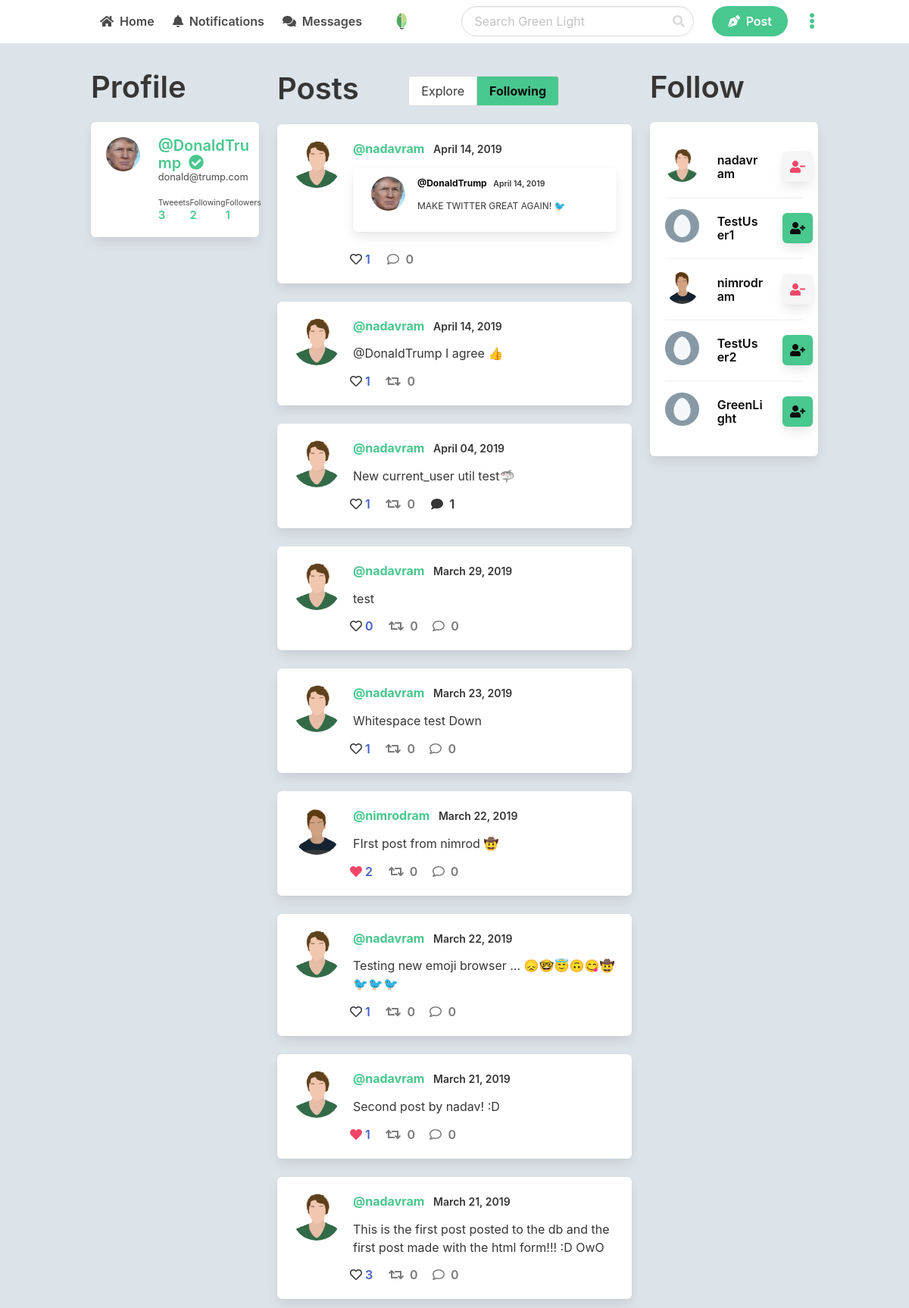
/home_following (signed in), run on the app's committed database.
### app.py (models this page shows, shortened)
class User(db.Model):
    id = db.Column(db.Integer, primary_key=True)
    username = db.Column(db.String(25), unique=True, nullable=False)
    email = db.Column(db.String(120), unique=True, nullable=False)
    image_file = db.Column(db.String(20), default='default.jpg')
    password = db.Column(db.String(64), nullable=False)
    verified = db.Column(db.Integer, default=0, nullable=True)
    posts = db.relationship('Post', backref='author', lazy=True)
    likes = db.relationship('Post', secondary=likes,
                            backref=db.backref('likes', lazy='dynamic'), lazy='dynamic')
    followed = db.relationship('User', secondary=followers,
                               primaryjoin=(followers.c.follower_id == id),
                               secondaryjoin=(followers.c.followed_id == id),
                               backref=db.backref('followers', lazy='dynamic'), lazy='dynamic')

class Post(db.Model):
    id = db.Column(db.Integer, primary_key=True)
    date_posted = db.Column(db.DateTime, nullable=False,
                            default=datetime.utcnow)
    content = db.Column(db.Text, nullable=False)
    user_id = db.Column(db.Integer, db.ForeignKey('user.id'), nullable=False)
    retweet = db.Column(db.Integer, default=None, nullable=True, unique=False)
    comment = db.Column(db.Integer, default=None, nullable=True, unique=False)

### app.py (the view)
@app.route('/home_following')
@is_logged_in
def home_following():
    posts = []
    follow_suggestions = User.query.all()[0:6]
    follows = current_user().followed.all()
    for follow in follows:  # Get all posts by folled accounts
        user_posts = Post.query.filter_by(author=follow)
        posts += user_posts
    posts.sort(key=lambda r: r.date_posted)  # Sorts posts by date
    if current_user():  # If there is a user in the session
        if current_user() in follow_suggestions:  # If the current user is in the user's follow suggestions
            follow_suggestions.remove(current_user())
    return render_template('home.html', posts=posts, user=current_user(), Post_model=Post, likes=likes, follow_suggestions=follow_suggestions, User=User)

### app.py (called while the page is built)
def is_logged_in(f):
    @wraps(f)
    def wrap(*args, **kwargs):
        if 'logged_in' in session:
            return f(*args, **kwargs)
        else:
            flash('Unauthorized, Please login', 'danger')
            return redirect(url_for('login'))
    return wrap

def current_user():
    if len(session) > 0:
        return User.query.filter_by(username=session['username']).first()
    else:
        return None

### templates/home.html
{% extends 'layout.html' %}
{% block body %}
<div class="columns">
    <div class="column is-one-quarter is-hidden-touch">
        {% if user != None %}
        <div class="wrap" style="position: -webkit-sticky; position: sticky; top: 0;">
            <h2 class="title is-2">Profile</h2>
            <div class="box">
                <div class="columns">
                    {% set profile_pic = url_for('static', filename='profile_pics/' + user.image_file) %}
                    <div class="column is-one-third">
                        <img src="{{ profile_pic }}" width="80" class="profile">
                    </div>
                    <div class="column">
                        <a href="{{ url_for('profile') }}">
                            <h5 class="title is-5 has-text-success">@{{ user.username }}&nbsp;
                                {% if user.verified %}
                                <i class="fas fa-check-circle"></i>
                                {% endif %}
                            </h5>
                        </a>
                        <h6 class="subtitle is-6" style="margin-bottom: 1rem; font-size: 80%;">{{ user.email }}</h6>
                        <div class="level">
                            <div class="level-left">
                                <div class="content is-small">
                                    <small>Tweeets</small>
                                    {% set user_posts = Post_model.query.filter_by(user_id=user.id).all() %}
                                    <h4 class="has-text-success" style="margin-bottom: 0;">{{ user_posts|length }}</h4>
                                </div>
                            </div>
                            <div class="level-item">
                                <div class="content is-small">
                                    <small>Following</small>
                                    {% set user_following = [] %}
                                    {% for user_query in User.query.all() %}
                                    {% for user_query_followers in user_query.followers.all() %}
                                    {% if user_query_followers == user %}
                                    {% set user_following = user_following.append(user) %}
                                    {% endif %}
                                    {% endfor %}
                                    {% endfor %}
                                    <h4 class="has-text-success" style="margin-bottom: 0;">{{ user_following|length }}</h4>
                                </div>
                            </div>
                            <div class="level-item">
                                <div class="content is-small">
                                    <small>Followers</small>
                                    {% set user_followers = user.followers.all() %}
                                    <h4 class="has-text-success" style="margin-bottom: 0;">{{ user_followers|length }}</h4>
                                </div>
                            </div>
                        </div>
                    </div>
                </div>
            </div>
        </div>
        {% endif %}
    </div>
    <div class="column is-half">
        <div class="level is-hidden-touch">
            <div class="level-left">
                <h2 class="title is-2">Posts</h2>
            </div>
            <div class="level-right">
                <div class="field has-addons" style="margin: .5rem 6rem 0 0;">
                    <p class="control">
                        {% if url_for(request.endpoint) == url_for('home') %}
                        <a class="button has-background-success has-text-black has-text-weight-bold"
                            href="{{ url_for('home') }}">
                            <span>Explore</span>
                        </a>
                        {% else %}
                        <a class="button" href="{{ url_for('home') }}">
                            <span>Explore</span>
                        </a>
                        {% endif %}
                    </p>
                    <p class="control">
                        {% if url_for(request.endpoint) == url_for('home_following') %}
                        <a class="button has-background-success has-text-black has-text-weight-bold"
                            href="{{ url_for('home_following') }}">
                            <span>Following</span>
                        </a>
                        {% else %}
                        <a class="button" href="{{ url_for('home_following') }}">
                            <span>Following</span>
                        </a>
                        {% endif %}
                    </p>
                </div>
            </div>
        </div>
        {% for post in posts|reverse %}
        {% include "includes/_post.html" %}
        {% endfor %}
    </div>
    <div class="column is-one-quarter is-hidden-touch">
        <div class="wrap" style="position: -webkit-sticky; position: sticky; top: 0;">
            <h2 class="title is-2">Follow</h2>
            <div class="box">
                {% for suggestion in follow_suggestions %}
                <div class="columns is-vcentered" style="margin-top: 2px; margin-bottom: 2px;">
                    <div class="column is-one-third">
                        <img src="{{ url_for('static', filename='profile_pics/' + suggestion.image_file) }}"
                            alt="{{ suggestion.username }}" class="profile" width="60">
                    </div>
                    <div class="column">
                        <h2 class="title is-6 has-text-black">{{ suggestion.username }}</h2>
                    </div>
                    <div class="column is-one-quarter">
                        {% if user in suggestion.followers.all() %}
                        <a href="{{ url_for('unfollow', id=suggestion.id) }}">
                            <div class="box icon has-background-light is-small">
                                <i class="fas fa-user-minus has-text-danger"></i>
                            </div>
                        </a>
                        {% else %}
                        <a href="{{ url_for('follow', id=suggestion.id) }}">
                            <div class="box has-background-success icon is-small">
                                <i class="fas fa-user-plus has-text-black"></i>
                            </div>
                        </a>
                        {% endif %}
                    </div>
                </div>
                {% if suggestion != follow_suggestions[-1] %}
                <hr class="is-marginless">
                {% endif %}
                {% endfor %}
            </div>
        </div>
    </div>
</div>
{% endblock %}

### templates/includes/_post.html (shortened to what this page needs)
{% set id = post.id %}
<a href="/post/{{post.id}}" class="has-text-dark">
    <div class="box" id="{{id}}">
        <article class="media">
            <figure class="media-left">
                <p class="image is-64x64">
                    {% set profile_pic = url_for('static', filename='profile_pics/' + post.author.image_file) %}
                    <img src="{{ profile_pic }}" style="width: 64px; height: 64px;" class="profile">
                </p>
            </figure>
            <div class="media-content">
                <div class="content">
                    <p style="margin-bottom: .8rem;">
                        <strong class="has-text-success">@{{post.author.username}}</strong>
                        <small
                            class="has-text-weight-semibold">&nbsp;&nbsp;{{post.date_posted.strftime('%B %d, %Y')}}</small>
                        <br>
                        <p style="margin-bottom: .8rem;">{{post.content}}</p>
                        {% if post.retweet != None  %}
                        {% set retweet = Post_model.query.filter_by(id=post.retweet).first() %}
                        <div class="box" style="padding: 0.75rem 1.5rem;">
                            <a href="/post/{{retweet.id}}" class="has-text-dark">
                                <div class="content is-small">
                                    <img src="{{ url_for('static', filename='profile_pics/' + retweet.author.image_file) }}"
                                        alt="Profile Picture" class="profile is-pulled-left" width="45"
                                        style="margin: auto 1rem auto 0;">
                                    <p>
                                        <strong
                                            class="has-text-black">@{{retweet.author.username}}</strong>
                                        <small
                                            class="has-text-weight-semibold">&nbsp;&nbsp;{{retweet.date_posted.strftime('%B %d, %Y')}}</small>
                                        <br>
                                        <p style="margin-bottom: .8rem;">{{retweet.content}}</p>
                                    </p>
                                </div>
                            </a>
                        </div>
                        {% endif %}
                    </p>
                </div>
                <div class="level-left">
                    <a class="level-item has-text-weight-semibold" href="/like/{{post.id}}" style="margin-right: 2rem;">
                        {% if user != None %}
                        {% if user in post.likes.all() %}
                        <span class="icon is-small has-text-danger"><i
                                class="fas fa-heart"></i>&nbsp;&nbsp;</span>{{post.likes.all()|length}}
                        {% else %}
                        <span class="icon is-small has-text-dark"><i
                                class="far fa-heart"></i>&nbsp;&nbsp;</span>{{post.likes.all()|length}}
                        {% endif %}
                        {% else %}
                        <span class="icon is-small has-text-dark"><i
                                class="far fa-heart"></i>&nbsp;&nbsp;</span>{{post.likes.all()|length}}
                        {% endif %}
                    </a>
                    {% if post.retweet == None %}
                    {% set post_retweets = Post_model.query.filter_by(retweet=post.id).all()|length %}
                    <a class="level-item has-text-weight-semibold" href="/retweet/{{post.id}}"
                        style="margin-right: 2.5rem;">
                        {% if user != None %}
                        {% if Post_model.query.filter_by(user_id=user.id).filter_by(retweet=post.id).first() %}
                        <span class="icon is-small has-text-dark"><i
                                class="fas fa-retweet"></i>&nbsp;&nbsp;{{post_retweets}}</span>
                        {% else %}
                        <span class="icon is-small has-text-grey"><i
                                class="fas fa-retweet"></i>&nbsp;&nbsp;{{post_retweets}}</span>
                        {% endif %}
                        {% else %}
                        <span class="icon is-small has-text-grey"><i
                                class="fas fa-retweet"></i>&nbsp;&nbsp;{{post_retweets}}</span>
                        {% endif %}
                    </a>
                    {% endif %}
                    {% if post.comment == None %}
                    {% set post_comments = Post_model.query.filter_by(comment=post.id).all()|length %}
                    <a class="level-item has-text-weight-semibold" href="/new_comment/{{post.id}}"
                        style="margin-right: 2rem;">
                        {% if user != None %}
                        {% if Post_model.query.filter_by(user_id=user.id).filter_by(comment=post.id).first() %}
                        <span class="icon is-small has-text-dark"><i
                                class="fas fa-comment"></i>&nbsp;&nbsp;{{post_comments}}</span>
                        {% else %}
                        <span class="icon is-small has-text-grey"><i
                                class="far fa-comment"></i>&nbsp;&nbsp;{{post_comments}}</span>
                        {% endif %}
                        {% else %}
                        <span class="icon is-small has-text-grey"><i
                                class="far fa-comment"></i>&nbsp;&nbsp;{{post_comments}}</span>
                        {% endif %}
                    </a>
                    {% endif %}
                </div>
            </div>
        </article>
    </div>
</a>

### templates/layout.html (style rules this page uses)
img.profile { object-fit: cover; border-radius: 50%; }

### data on the page
User: username "DonaldTrump", email "donald@trump.com", author.username "DonaldTrump"
Post: author.username "nadavram", date_posted "April 14, 2019", image_file (picture), likes.all|length "1", post_comments "0"
Post: date_posted "April 14, 2019", content "MAKE TWITTER GREAT AGAIN! 🐦"
Post: author.username "nadavram", date_posted "April 14, 2019", content "@DonaldTrump I agree 👍", likes.all|length "1", post_retweets "0"
Post: author.username "nadavram", date_posted "April 04, 2019", content "New current_user util test🦈", likes.all|length "1", post_retweets "0", user "1"
Post: author.username "nadavram", date_posted "March 29, 2019", content "test", likes.all|length "0", post_retweets "0", post_comments "0"
Post: author.username "nadavram", date_posted "March 23, 2019", content "Whitespace test Down", likes.all|length "1", post_retweets "0", post_comments "0"
Post: shows a picture, author.username "nimrodram", date_posted "March 22, 2019", content "FIrst post from nimrod 🤠", likes.all|length "2", post_retweets "0", post_comments "0"
Post: author.username "nadavram", date_posted "March 22, 2019", content "Testing new emoji browser ... 😞🤓😇🙃😋🤠 🐦🐦🐦", likes.all|length "1", post_retweets "0", post_comments "0"
Post: author.username "nadavram", date_posted "March 21, 2019", content "Second post by nadav! :D", likes.all|length "1", post_retweets "0", post_comments "0"
Post: author.username "nadavram", date_posted "March 21, 2019", content "This is the first post posted to the db and the first post made with the html form!!! :D OwO", likes.all|length "3", post_retweets "0", post_comments "0"
User: image_file (picture), username "nadavram"
User: image_file (placeholder picture), username "TestUser1"
User: image_file (picture), username "nimrodram"
User: image_file (placeholder picture), username "TestUser2"
User: image_file (placeholder picture), username "GreenLight"

### other printed values
{{ user_posts|length }} "3"
{{ user_following|length }} "2"
{{ user_followers|length }} "1"
